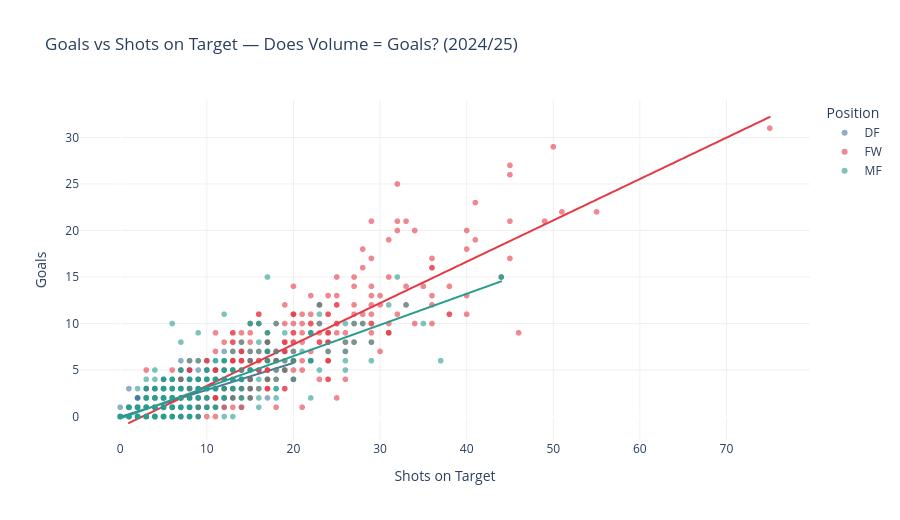

The cell this chart's notebook holds for it:
### Code cell
# 6.3 Goals vs Shots on Target
fig = px.scatter(outfield_df, x='shots_on_target', y='goals', color='primary_position',
                 color_discrete_map=POSITION_COLORS,
                 hover_data=['player_name', 'club', 'league'], trendline='ols',
                 title='Goals vs Shots on Target — Does Volume = Goals? (2024/25)',
                 labels={'shots_on_target': 'Shots on Target', 'goals': 'Goals',
                         'primary_position': 'Position'}, opacity=0.6)
fig.update_layout(height=520, plot_bgcolor='white',
                  xaxis=dict(showgrid=True, gridcolor='#f0f0f0'),
                  yaxis=dict(showgrid=True, gridcolor='#f0f0f0'), legend_title='Position')
fig.show()

### Figure 1 — Plotly figure (JSON) as saved in the notebook; plotly's stock layout.template omitted (floating-point values rounded to 4 significant figures; data arrays with more than 128 entries replaced by an {"elided": "..."} marker saying what was removed)
{"data": [{"customdata": {"elided": "617x3 str values"}, "hovertemplate": "Position=DF<br>Shots on Target=%{x}<br>Goals=%{y}<br>player_name=%{customdata[0]}<br>club=%{customdata[1]}<br>league=%{customdata[2]}<extra></extra>", "legendgroup": "DF", "marker": {"color": "#457b9d", "opacity": 0.6, "symbol": "circle"}, "mode": "markers", "name": "DF", "showlegend": true, "type": "scattergl", "x": {"elided": "617 int values"}, "xaxis": "x", "y": {"elided": "617 int values"}, "yaxis": "y"}, {"hovertemplate": "<b>OLS trendline</b><br>goals = 0.289995 * shots_on_target + -0.0350854<br>R<sup>2</sup>=0.492855<br><br>Position=DF<br>Shots on Target=%{x}<br>Goals=%{y} <b>(trend)</b><extra></extra>", "legendgroup": "DF", "marker": {"color": "#457b9d", "symbol": "circle"}, "mode": "lines", "name": "DF", "showlegend": false, "type": "scattergl", "x": {"elided": "617 int values"}, "xaxis": "x", "y": {"elided": "617 float values"}, "yaxis": "y"}, {"customdata": {"elided": "346x3 str values"}, "hovertemplate": "Position=FW<br>Shots on Target=%{x}<br>Goals=%{y}<br>player_name=%{customdata[0]}<br>club=%{customdata[1]}<br>league=%{customdata[2]}<extra></extra>", "legendgroup": "FW", "marker": {"color": "#e63946", "opacity": 0.6, "symbol": "circle"}, "mode": "markers", "name": "FW", "showlegend": true, "type": "scattergl", "x": {"elided": "346 int values"}, "xaxis": "x", "y": {"elided": "346 int values"}, "yaxis": "y"}, {"hovertemplate": "<b>OLS trendline</b><br>goals = 0.444532 * shots_on_target + -1.13904<br>R<sup>2</sup>=0.729762<br><br>Position=FW<br>Shots on Target=%{x}<br>Goals=%{y} <b>(trend)</b><extra></extra>", "legendgroup": "FW", "marker": {"color": "#e63946", "symbol": "circle"}, "mode": "lines", "name": "FW", "showlegend": false, "type": "scattergl", "x": {"elided": "346 int values"}, "xaxis": "x", "y": {"elided": "346 float values"}, "yaxis": "y"}, {"customdata": {"elided": "494x3 str values"}, "hovertemplate": "Position=MF<br>Shots on Target=%{x}<br>Goals=%{y}<br>player_name=%{customdata[0]}<br>club=%{customdata[1]}<br>league=%{customdata[2]}<extra></extra>", "legendgroup": "MF", "marker": {"color": "#2a9d8f", "opacity": 0.6, "symbol": "circle"}, "mode": "markers", "name": "MF", "showlegend": true, "type": "scattergl", "x": {"elided": "494 int values"}, "xaxis": "x", "y": {"elided": "494 int values"}, "yaxis": "y"}, {"hovertemplate": "<b>OLS trendline</b><br>goals = 0.334973 * shots_on_target + -0.201869<br>R<sup>2</sup>=0.663620<br><br>Position=MF<br>Shots on Target=%{x}<br>Goals=%{y} <b>(trend)</b><extra></extra>", "legendgroup": "MF", "marker": {"color": "#2a9d8f", "symbol": "circle"}, "mode": "lines", "name": "MF", "showlegend": false, "type": "scattergl", "x": {"elided": "494 int values"}, "xaxis": "x", "y": {"elided": "494 float values"}, "yaxis": "y"}], "layout": {"height": 520, "legend": {"title": {"text": "Position"}, "tracegroupgap": 0}, "plot_bgcolor": "white", "title": {"text": "Goals vs Shots on Target — Does Volume = Goals? (2024/25)"}, "xaxis": {"anchor": "y", "domain": [0, 1], "gridcolor": "#f0f0f0", "showgrid": true, "title": {"text": "Shots on Target"}}, "yaxis": {"anchor": "x", "domain": [0, 1], "gridcolor": "#f0f0f0", "showgrid": true, "title": {"text": "Goals"}}}}
